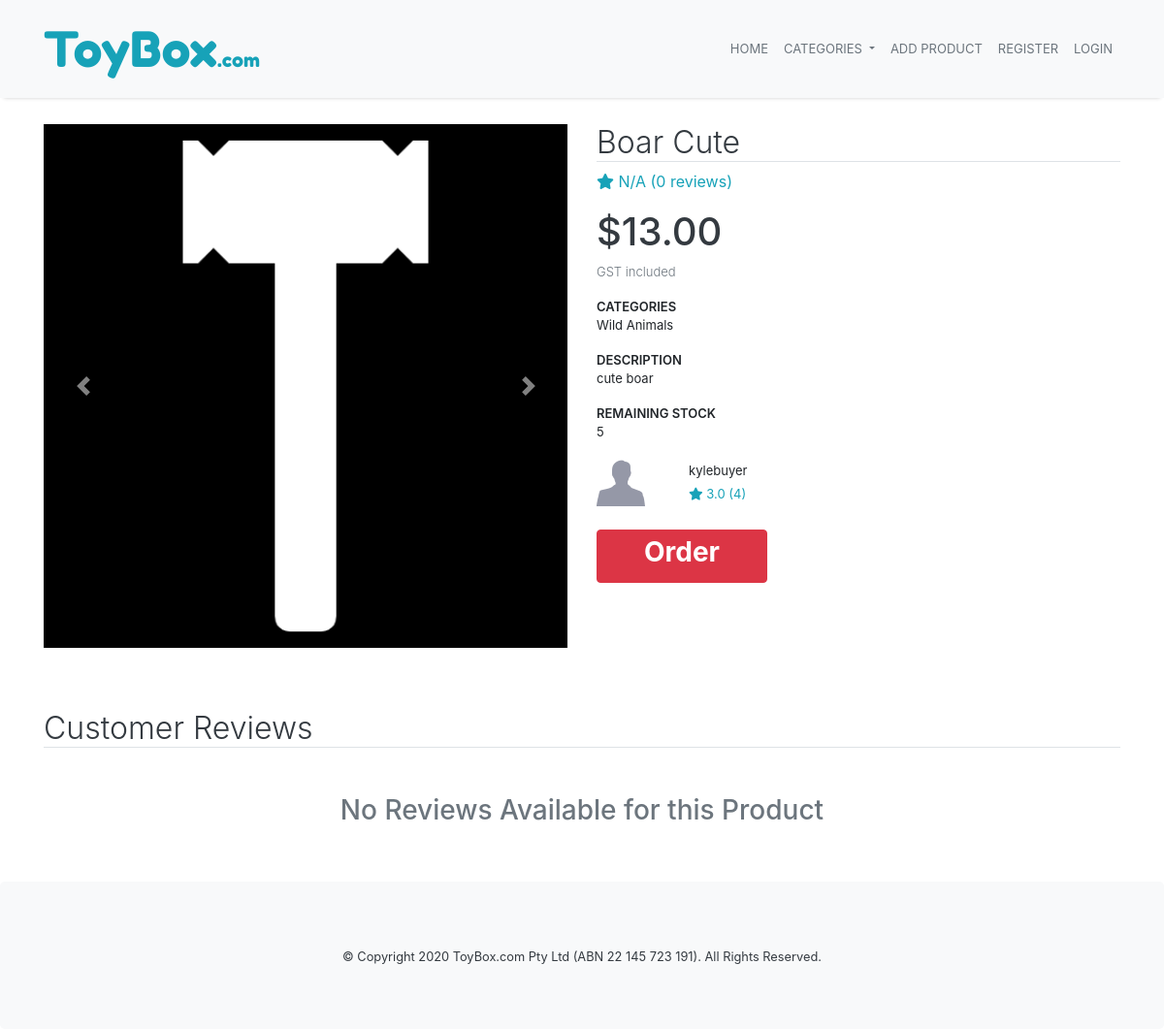
The page /product/5 on the database as committed earlier.
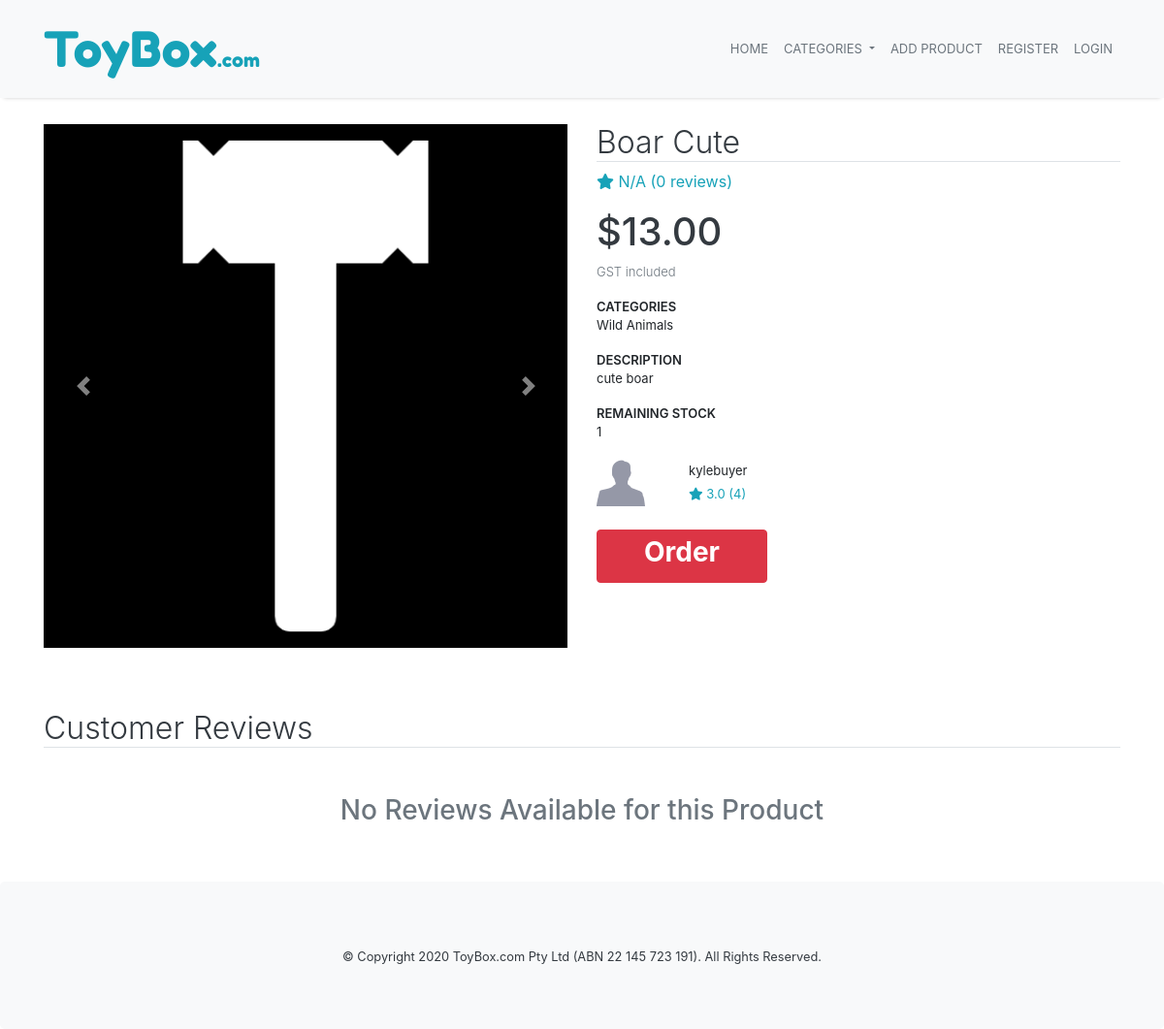
The same page on the database as committed later.
### marketplace/models.py (models this page shows, shortened)
class Product(db.Model):
    __tablename__='products'
    id = db.Column(db.Integer, primary_key=True)
    name = db.Column(db.String(100), nullable=False)
    description = db.Column(db.String(500))
    current_stock = db.Column(db.Integer, nullable=False)
    monthly_stock = db.Column(db.Integer, nullable=False)
    price = db.Column(db.Numeric, nullable=False)
    category = db.Column(db.String(50), nullable=False)
    created = db.Column(db.DateTime, default=datetime.now(), nullable=False)
    image_one = db.Column(db.String(400))
    image_two = db.Column(db.String(400))
    image_three = db.Column(db.String(400))
    seller_id = db.Column(db.Integer, db.ForeignKey('users.id'))
    comments = db.relationship('Comment', backref='product') #comments on product

### marketplace/products.py (the view)
@bp.route('/<id>', methods=['GET', 'POST'])
def view(id):
    product = Product.query.filter_by(id=id).first()
    if (not product): #if product doesnt exist then 404
        return render_template('404.html')
    roundedPrice = round(product.price, 2)
    rating = 0
    i = 0
    for comment in product.comments:
        rating += comment.rating
        i += 1
    if i > 0:
        rating = round(rating/i, 2)
    else:
        rating = 'N/A'
    seller = User.query.filter_by(id=product.seller_id).first()
    sellerRating = 0
    j = 0
    for prod in seller.products:
        for com in prod.comments:
            sellerRating += com.rating
            j += 1
    if j > 0:
        sellerRating = round(sellerRating/j, 2)
    else:
        sellerRating = 'N/A'
    comments = db.session.query(Comment, User).filter_by(product_id=id).outerjoin(User, Comment.user_id == User.id).all()
    form = ReviewForm()
    if(form.validate_on_submit()):
        f_text = form.text.data
        f_rating = form.rating.data
        f_title = form.title.data
        new_comment = Comment (
            text = f_text,
            rating = f_rating,
            title = f_title,
            user_id = current_user.id,
            product_id = id
        )
        db.session.add(new_comment)
        db.session.commit()
        return redirect(url_for('product.view', id=id))
    else:
        for field, errors in form.errors.items():
            for error in errors:
                flash(u"%s: %s" % (getattr(form, field).label.text.title(), error), 'error')
    return render_template('product.html', product=product, roundedPrice = roundedPrice, rating=rating, reviewCount=i, seller=seller, sellerRating=sellerRating, sellerReviewCount=j, comments=comments, form=form)

### marketplace/templates/product.html (shortened to what this page needs)
{% extends 'base.html' %}
{% block content %}
<div class="container">
    <div class="row content-container mb-5">
        <div class="col-md-6">
            <div id="carouselExampleIndicators" class="carousel slide mb-3" data-ride="carousel">
                <ol class="carousel-indicators">
                    <li data-target="#carouselExampleIndicators" data-slide-to="0" class="active"></li>
                </ol>
                <div class="carousel-inner">
                    <div class="carousel-item active">
                        <img class="d-block w-100" src="..{{ product.image_one }}" alt="First slide">
                    </div>
                </div>
                <a class="carousel-control-prev" href="#carouselExampleIndicators" role="button" data-slide="prev">
                    <span class="carousel-control-prev-icon" aria-hidden="true"></span>
                </a>
                <a class="carousel-control-next" href="#carouselExampleIndicators" role="button" data-slide="next">
                    <span class="carousel-control-next-icon" aria-hidden="true"></span>
                </a>
            </div>
        </div>
        <div class="col-md-6">
            <h2 class="text-dark font-weight-light border-bottom">{{ product.name }}</h2>
            <div class="text-info">
                <i class="fas fa-star"></i> {{ rating }} ({{ reviewCount }} reviews)
            </div>
            <h1 class="text-dark mt-3">${{ roundedPrice }}</h1>
            <div class="small-font form-head text-muted font-weight-light">GST included</div>
            <div class="small-font form-head mt-3">CATEGORIES</div>
            <p class="small-font">{{ product.category }}</p>
            <div class="small-font form-head mt-3">DESCRIPTION</div>
            <p class="small-font">{{ product.description }}</p>
            <div class="small-font form-head mt-3">REMAINING STOCK</div>
            {% if product.current_stock > 0 %}
                <p class="small-font">{{ product.current_stock }}</p>
            {% else%}
                <p class="small-font text-danger">Out of Stock</p>
            {% endif %}
            <div class="row mt-2">
                <div class="col-2">
                    <img class="" src="../static/img/genericman.jpg" height="50px" width="50px">
                </div>
                <div class="col">
                    <span class="small-font">{{ seller.username }}<br>
                        <span class="text-info">
                            <i class="fas fa-star"></i> {{ sellerRating }} ({{ sellerReviewCount }})
                        </span>
                    </span>
                </div>
            </div>
            {% if product.current_stock > 0 %}
                {% if current_user.seller == False %}
                    <a class="btn btn-info mt-4 pl-5 pr-5" href="{{ url_for('order.order', id=product.id) }}">
                        <h3 class="font-weight-bold">Order</h3>
                    </a>
                {% else %}
                    <a class="btn btn-danger btn-info mt-4 pl-5 pr-5" data-toggle="OOS-tooltip" data-placement="right" title="You must be logged in as a buyer to purchase products!" disabled>
                        <h3 style="color:white;" class="font-weight-bold">Order</h3>
                    </a>
                {% endif %}
            {% else %}
                <a class="btn btn-danger btn-info mt-4 pl-5 pr-5" data-toggle="OOS-tooltip" data-placement="right" title="Unfortunately, I am Out of Stock for this month. Check in on me later!" disabled>
                    <h3 style="color:white;" class="font-weight-bold">Order</h3>
                </a>
            {% endif %}
        </div>
    </div>
    <h2 class="text-dark font-weight-light border-bottom">Customer Reviews</h2>
    {% if reviewCount == 0 %}
        <h3 class="text-center mt-5 text-muted"> No Reviews Available for this Product </h3>
    {% endif %}
</div>
{% endblock %}

Rows that differ between the two databases and show on the page:
changed Product "Boar Cute": current_stock "5" → "1"
